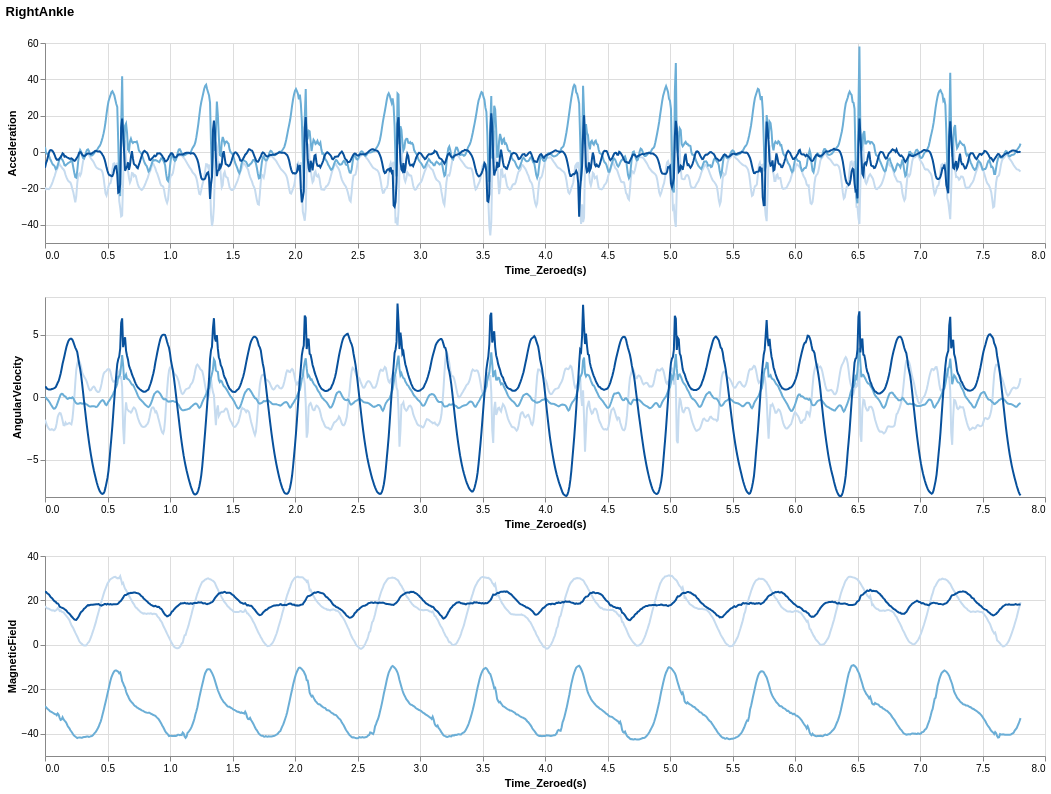

Here is the notebook cell this chart was saved with:
### Code cell
# Define signal types and axes.
sensor = ['Acceleration', 'AngularVelocity', 'MagneticField']
dir = ['x','y','z']
plotStack = [0,0,0] # Preallocate plot for each signal

# Generate plots for each sensor type
for iSensor in range(len(sensor)): # loop through the signal types
    # create plots for x,y,z directions
    x_signal = alt.Chart(df_2_data_reduced).mark_line().encode(
        x = 'Time_Zeroed(s)',
        y = alt.Y(location + '_' + sensor[iSensor] + '_x', title = sensor[iSensor]),
        color = alt.value('#c6dbef')
    ).properties(
        width = 1000,
        height = 200
    )
    y_signal = alt.Chart(df_2_data_reduced).mark_line().encode(
        x = 'Time_Zeroed(s)',
        y = alt.Y(location + '_' + sensor[iSensor] + '_y', title = sensor[iSensor]),
        color = alt.value("#6baed6")
    )
    z_signal = alt.Chart(df_2_data_reduced).mark_line().encode(
        x = 'Time_Zeroed(s)',
        y = alt.Y(location + '_' + sensor[iSensor] + '_z', title = sensor[iSensor]),
        color = alt.value("#08519c")
    ).interactive()
    # Combine x,y,z plots
    plotStack[iSensor] = x_signal + y_signal + z_signal

alt.vconcat(plotStack[0], plotStack[1], plotStack[2]).properties(title = [location,""])

### Figure 1 — Vega-Lite specification as saved in the notebook (floating-point values rounded to 4 significant figures; data arrays with more than 128 entries replaced by an {"elided": "..."} marker saying what was removed)
{"config": {"view": {"continuousWidth": 300, "continuousHeight": 300}}, "vconcat": [{"layer": [{"mark": {"type": "line"}, "encoding": {"color": {"value": "#c6dbef"}, "x": {"field": "Time_Zeroed(s)", "type": "quantitative"}, "y": {"field": "RightAnkle_Acceleration_x", "title": "Acceleration", "type": "quantitative"}}}, {"mark": {"type": "line"}, "encoding": {"color": {"value": "#6baed6"}, "x": {"field": "Time_Zeroed(s)", "type": "quantitative"}, "y": {"field": "RightAnkle_Acceleration_y", "title": "Acceleration", "type": "quantitative"}}}, {"mark": {"type": "line"}, "encoding": {"color": {"value": "#08519c"}, "x": {"field": "Time_Zeroed(s)", "type": "quantitative"}, "y": {"field": "RightAnkle_Acceleration_z", "title": "Acceleration", "type": "quantitative"}}, "name": "view_1"}], "height": 200, "width": 1000}, {"layer": [{"mark": {"type": "line"}, "encoding": {"color": {"value": "#c6dbef"}, "x": {"field": "Time_Zeroed(s)", "type": "quantitative"}, "y": {"field": "RightAnkle_AngularVelocity_x", "title": "AngularVelocity", "type": "quantitative"}}}, {"mark": {"type": "line"}, "encoding": {"color": {"value": "#6baed6"}, "x": {"field": "Time_Zeroed(s)", "type": "quantitative"}, "y": {"field": "RightAnkle_AngularVelocity_y", "title": "AngularVelocity", "type": "quantitative"}}}, {"mark": {"type": "line"}, "encoding": {"color": {"value": "#08519c"}, "x": {"field": "Time_Zeroed(s)", "type": "quantitative"}, "y": {"field": "RightAnkle_AngularVelocity_z", "title": "AngularVelocity", "type": "quantitative"}}, "name": "view_2"}], "height": 200, "width": 1000}, {"layer": [{"mark": {"type": "line"}, "encoding": {"color": {"value": "#c6dbef"}, "x": {"field": "Time_Zeroed(s)", "type": "quantitative"}, "y": {"field": "RightAnkle_MagneticField_x", "title": "MagneticField", "type": "quantitative"}}}, {"mark": {"type": "line"}, "encoding": {"color": {"value": "#6baed6"}, "x": {"field": "Time_Zeroed(s)", "type": "quantitative"}, "y": {"field": "RightAnkle_MagneticField_y", "title": "MagneticField", "type": "quantitative"}}}, {"mark": {"type": "line"}, "encoding": {"color": {"value": "#08519c"}, "x": {"field": "Time_Zeroed(s)", "type": "quantitative"}, "y": {"field": "RightAnkle_MagneticField_z", "title": "MagneticField", "type": "quantitative"}}, "name": "view_3"}], "height": 200, "width": 1000}], "data": {"name": "data-485db7bf337bb5b23b1c8817654d8b32"}, "params": [{"name": "param_1", "select": {"type": "interval", "encodings": ["x", "y"]}, "bind": "scales", "views": ["view_1"]}, {"name": "param_2", "select": {"type": "interval", "encodings": ["x", "y"]}, "bind": "scales", "views": ["view_2"]}, {"name": "param_3", "select": {"type": "interval", "encodings": ["x", "y"]}, "bind": "scales", "views": ["view_3"]}], "title": ["RightAnkle", ""], "$schema": "https://vega.github.io/schema/vega-lite/v5.20.1.json", "datasets": {"data-485db7bf337bb5b23b1c8817654d8b32": {"elided": "1000 records"}}}
